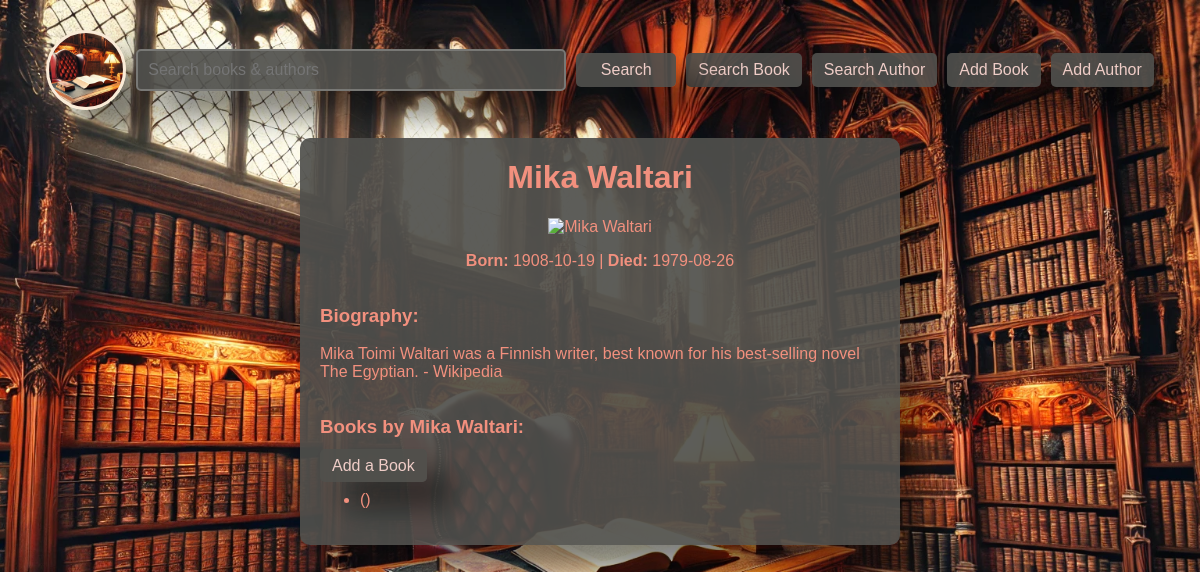
The page /show_author/6 on the database its author committed.
### data_models.py (models this page shows, shortened)
class Author(db.Model):
    __tablename__ = 'authors'
    author_id = db.Column(db.Integer, primary_key=True, autoincrement=True)
    name = db.Column(db.String(80), nullable=False)
    birth_date = db.Column(db.Date)
    date_of_death = db.Column(db.Date)
    biography = db.Column(db.Text, nullable=True)

### app_routes.py (the view)
    @app.route('/show_author/<int:author_id>', methods=['GET'])
    def show_author(author_id):
        return controller.show_author(author_id=author_id)

### controller.py (called while the page is built)
def show_author(author=None, author_id=None):
    if author is None:
        if author_id is None:
            return "No author selected"
        else:
            author = Author.query.get(author_id)
    books_from_writer = data_models.Book.query.filter(data_models.Book.author_id == author_id).all(),
    print(books_from_writer)
    return render_template('show_author.html',
        name=author.name,
        authod_id=author.author_id,
        birth_date=author.birth_date,
        date_of_death=author.date_of_death,
        biography=author.biography,
        author_image="https://upload.wikimedia.org/wikipedia/commons/thumb/3/3c/F_Scott_Fitzgerald_1921.jpg/250px-F_Scott_Fitzgerald_1921.jpg",
        books= books_from_writer
    )

### templates/show_author.html (shortened to what this page needs)
{% extends "common.html" %}
{% block content %}
        <h1>{{ name }}</h1>
        {% if author_image %}
            <img src="{{ author_image }}" alt="{{ name }}" class="author-image">
        {% else %}
            <p><em>No image available</em></p>
        {% endif %}
        <p class="dates">
            <strong>Born:</strong> {{ birth_date }}
            {% if date_of_death %}
                | <strong>Died:</strong> {{ date_of_death }}
            {% endif %}
        </p>
        <div class="biography">
            <h3>Biography:</h3>
            <p>{{ biography }}</p>
        </div>
        <div class="books">
            <h3>Books by {{ name }}:</h3>
            <a href="{{ url_for('add_book', author_id=author_id) }}" class="add-book-btn">Add a Book</a>
            {% if books %}
                <ul class="book-list">
                    {% for book in books %}
                        <li>{{ book.title }} ({{ book.publication_year }})</li>
                    {% endfor %}
                </ul>
            {% else %}
                <p>No books found for this author.</p>
            {% endif %}
        </div>
    </div>
{% endblock %}

### static/styles.css (style rules this page uses)
* { box-sizing: border-box; }
body { display: flex; flex-direction: column; align-items: center; justify-content: center; position: relative; font-family: Arial, sans-serif; margin: 20px; background-image: url('/static/images/library.webp'); background-size: cover; background-position: center; background-attachment: fixed; }
.biography { max-width: 700px; text-align: left; }
.books, .book-list { max-width: 700px; width: 100%; text-align: left; }

### rows shown on the page
Author: name "Mika Waltari", birth_date "1908-10-19", date_of_death "1979-08-26", biography "Mika Toimi Waltari was a Finnish writer, best known for his best-selling novel The Egyptian. - Wikipedia"
